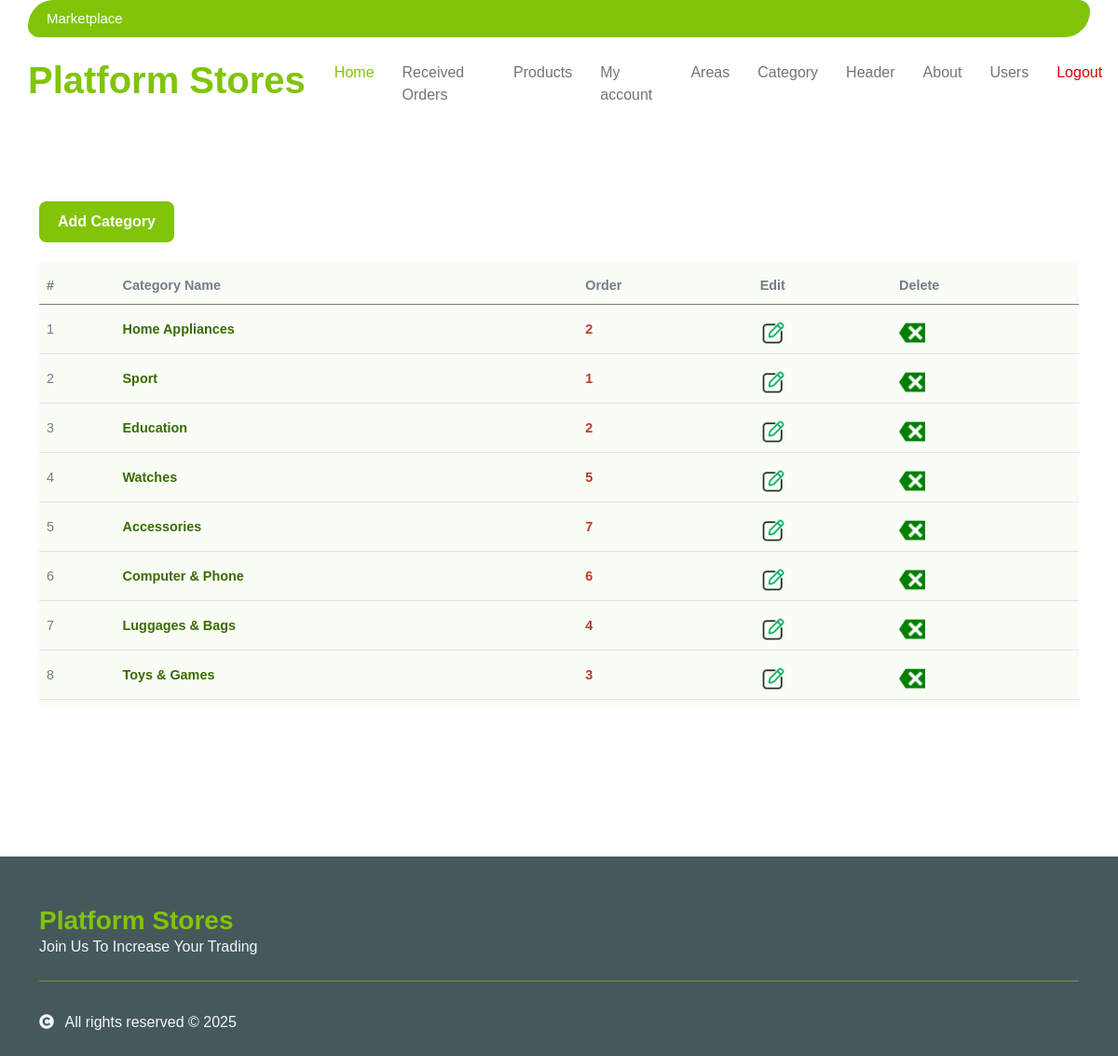
/category.php (signed in), run on the app's committed database.
### tables this page shows
CREATE TABLE `category` (
  `id` int NOT NULL,
  `name` varchar(100) DEFAULT NULL,
  `sort` int DEFAULT NULL,
  `del` tinyint NOT NULL DEFAULT '0'
);

### category.php (the view, shortened to what this page needs)
<?php
include "header.php";
?>
<div class="container-fluid py-5"></div>
<div class="container-fluid py-5">
    <div class="container py-5" dir="ltr">
        <br>
        <a href="category_template.php">
            <div class="btn btn-primary" style="float:left; background:#81c408; border:none; color:white; font-size:1em; padding:10px 20px; border-radius:8px; margin-bottom:20px; text-decoration:none;">
                Add Category
            </div>
        </a>
        <br><br>
        <table class="table table-hover" dir="ltr" style="font-size:0.9em; border-collapse: separate; border-spacing: 0 8px; width:100%; background:#f9fdf6;">
            <thead>
                <tr>
                    <th>#</th>
                    <th>Category Name</th>
                    <th>Order</th>
                    <th>Edit</th>
                    <th>Delete</th>
                </tr>
            </thead>
            <tbody>
                <?php
                $sql = "SELECT * FROM category WHERE 1 ORDER BY category.id DESC";
                $query = mysqli_query($connect, $sql);
                $row_number = 0;
                while ($row = mysqli_fetch_array($query)) {
                    $row_number++;
                    $id = $row['id'];
                    $category_name = htmlspecialchars($row['name']);
                    $sort = intval($row['sort']);
                ?>
                    <tr>
                        <td><?php echo $row_number; ?></td>
                        <td style="color:#3a6b00; font-weight:600;"><?php echo $category_name; ?></td>
                        <td style="color:#c0392b; font-weight:bold;"><?php echo $sort; ?></td>
                        <td>
                            <a href="category_template.php?action=update_form&category_id=<?php echo $id; ?>">
                                <img width="28" src="assets/icons/update.png" title="Edit category" />
                            </a>
                        </td>
                        <td>
                            <a href="category_backDB.php?action=_DELETE_DATA_&category_id=<?php echo $id; ?>" onclick="return confirm('Are you sure you want to delete this record?')">
                                <img width="28" src="assets/icons/delete.png" title="Delete category" />
                            </a>
                        </td>
                    </tr>
                <?php } ?>
            </tbody>
        </table>
    </div>
</div>
<?php include "footer.php"; ?>

### assets/css/style.css (style rules this page uses)
.btn { font-weight: 600; transition: .5s; }

### data on the page
category: name "Home Appliances", sort "2"
category: name "Sport", sort "1"
category: name "Education", sort "2"
category: name "Watches", sort "5"
category: name "Accessories", sort "7"
category: name "Computer & Phone", sort "6"
category: name "Luggages & Bags", sort "4"
category: name "Toys & Games", sort "3"
